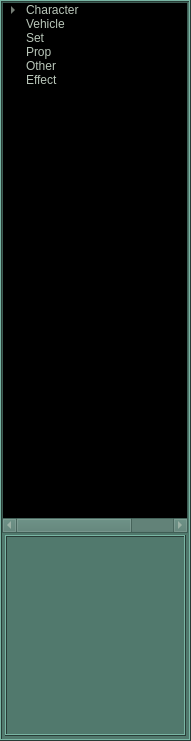
    <widget class="QFrame" name="frame_9">
     <property name="geometry">
      <rect>
       <x>5</x>
       <y>5</y>
       <width>191</width>
       <height>741</height>
      </rect>
     </property>
     <property name="palette">
      <palette>
       <active>
        <colorrole role="WindowText">
         <brush brushstyle="SolidPattern">
          <color alpha="255">
           <red>185</red>
           <green>198</green>
           <blue>185</blue>
          </color>
         </brush>
        </colorrole>
        <colorrole role="Button">
         <brush brushstyle="SolidPattern">
          <color alpha="255">
           <red>81</red>
           <green>121</green>
           <blue>109</blue>
          </color>
         </brush>
        </colorrole>
        <colorrole role="Light">
         <brush brushstyle="SolidPattern">
          <color alpha="255">
           <red>121</red>
           <green>182</green>
           <blue>164</blue>
          </color>
         </brush>
        </colorrole>
        <colorrole role="Midlight">
         <brush brushstyle="SolidPattern">
          <color alpha="255">
           <red>101</red>
           <green>151</green>
           <blue>136</blue>
          </color>
         </brush>
        </colorrole>
        <colorrole role="Dark">
         <brush brushstyle="SolidPattern">
          <color alpha="255">
           <red>40</red>
           <green>60</green>
           <blue>54</blue>
          </color>
         </brush>
        </colorrole>
        <colorrole role="Mid">
         <brush brushstyle="SolidPattern">
          <color alpha="255">
           <red>54</red>
           <green>80</green>
           <blue>72</blue>
          </color>
         </brush>
        </colorrole>
        <colorrole role="Text">
         <brush brushstyle="SolidPattern">
          <color alpha="255">
           <red>185</red>
           <green>198</green>
           <blue>185</blue>
          </color>
         </brush>
        </colorrole>
        <colorrole role="BrightText">
         <brush brushstyle="SolidPattern">
          <color alpha="255">
           <red>255</red>
           <green>255</green>
           <blue>255</blue>
          </color>
         </brush>
        </colorrole>
        <colorrole role="ButtonText">
         <brush brushstyle="SolidPattern">
          <color alpha="255">
           <red>255</red>
           <green>255</green>
           <blue>255</blue>
          </color>
         </brush>
        </colorrole>
        <colorrole role="Base">
         <brush brushstyle="SolidPattern">
          <color alpha="255">
           <red>0</red>
           <green>0</green>
           <blue>0</blue>
          </color>
         </brush>
        </colorrole>
        <colorrole role="Window">
         <brush brushstyle="SolidPattern">
          <color alpha="255">
           <red>81</red>
           <green>121</green>
           <blue>109</blue>
          </color>
         </brush>
        </colorrole>
        <colorrole role="Shadow">
         <brush brushstyle="SolidPattern">
          <color alpha="255">
           <red>0</red>
           <green>0</green>
           <blue>0</blue>
          </color>
         </brush>
        </colorrole>
        <colorrole role="AlternateBase">
         <brush brushstyle="SolidPattern">
          <color alpha="255">
           <red>40</red>
           <green>60</green>
           <blue>54</blue>
          </color>
         </brush>
        </colorrole>
        <colorrole role="ToolTipBase">
         <brush brushstyle="SolidPattern">
          <color alpha="255">
           <red>255</red>
           <green>255</green>
           <blue>220</blue>
          </color>
         </brush>
        </colorrole>
        <colorrole role="ToolTipText">
         <brush brushstyle="SolidPattern">
          <color alpha="255">
           <red>0</red>
           <green>0</green>
           <blue>0</blue>
          </color>
         </brush>
        </colorrole>
       </active>
       <inactive>
        <colorrole role="WindowText">
         <brush brushstyle="SolidPattern">
          <color alpha="255">
           <red>185</red>
           <green>198</green>
           <blue>185</blue>
          </color>
         </brush>
        </colorrole>
        <colorrole role="Button">
         <brush brushstyle="SolidPattern">
          <color alpha="255">
           <red>81</red>
           <green>121</green>
           <blue>109</blue>
          </color>
         </brush>
        </colorrole>
        <colorrole role="Light">
         <brush brushstyle="SolidPattern">
          <color alpha="255">
           <red>121</red>
           <green>182</green>
           <blue>164</blue>
          </color>
         </brush>
        </colorrole>
        <colorrole role="Midlight">
         <brush brushstyle="SolidPattern">
          <color alpha="255">
           <red>101</red>
           <green>151</green>
           <blue>136</blue>
          </color>
         </brush>
        </colorrole>
        <colorrole role="Dark">
         <brush brushstyle="SolidPattern">
          <color alpha="255">
           <red>40</red>
           <green>60</green>
           <blue>54</blue>
          </color>
         </brush>
        </colorrole>
        <colorrole role="Mid">
         <brush brushstyle="SolidPattern">
          <color alpha="255">
           <red>54</red>
           <green>80</green>
           <blue>72</blue>
          </color>
         </brush>
        </colorrole>
        <colorrole role="Text">
         <brush brushstyle="SolidPattern">
          <color alpha="255">
           <red>185</red>
           <green>198</green>
           <blue>185</blue>
          </color>
         </brush>
        </colorrole>
        <colorrole role="BrightText">
         <brush brushstyle="SolidPattern">
          <color alpha="255">
           <red>255</red>
           <green>255</green>
           <blue>255</blue>
          </color>
         </brush>
        </colorrole>
        <colorrole role="ButtonText">
         <brush brushstyle="SolidPattern">
          <color alpha="255">
           <red>255</red>
           <green>255</green>
           <blue>255</blue>
          </color>
         </brush>
        </colorrole>
        <colorrole role="Base">
         <brush brushstyle="SolidPattern">
          <color alpha="255">
           <red>0</red>
           <green>0</green>
           <blue>0</blue>
          </color>
         </brush>
        </colorrole>
        <colorrole role="Window">
         <brush brushstyle="SolidPattern">
          <color alpha="255">
           <red>81</red>
           <green>121</green>
           <blue>109</blue>
          </color>
         </brush>
        </colorrole>
        <colorrole role="Shadow">
         <brush brushstyle="SolidPattern">
          <color alpha="255">
           <red>0</red>
           <green>0</green>
           <blue>0</blue>
          </color>
         </brush>
        </colorrole>
        <colorrole role="AlternateBase">
         <brush brushstyle="SolidPattern">
          <color alpha="255">
           <red>40</red>
           <green>60</green>
           <blue>54</blue>
          </color>
         </brush>
        </colorrole>
        <colorrole role="ToolTipBase">
         <brush brushstyle="SolidPattern">
          <color alpha="255">
           <red>255</red>
           <green>255</green>
           <blue>220</blue>
          </color>
         </brush>
        </colorrole>
        <colorrole role="ToolTipText">
         <brush brushstyle="SolidPattern">
          <color alpha="255">
           <red>0</red>
           <green>0</green>
           <blue>0</blue>
          </color>
         </brush>
        </colorrole>
       </inactive>
       <disabled>
        <colorrole role="WindowText">
         <brush brushstyle="SolidPattern">
          <color alpha="255">
           <red>40</red>
           <green>60</green>
           <blue>54</blue>
          </color>
         </brush>
        </colorrole>
        <colorrole role="Button">
         <brush brushstyle="SolidPattern">
          <color alpha="255">
           <red>81</red>
           <green>121</green>
           <blue>109</blue>
          </color>
         </brush>
        </colorrole>
        <colorrole role="Light">
         <brush brushstyle="SolidPattern">
          <color alpha="255">
           <red>121</red>
           <green>182</green>
           <blue>164</blue>
          </color>
         </brush>
        </colorrole>
        <colorrole role="Midlight">
         <brush brushstyle="SolidPattern">
          <color alpha="255">
           <red>101</red>
           <green>151</green>
           <blue>136</blue>
          </color>
         </brush>
        </colorrole>
        <colorrole role="Dark">
         <brush brushstyle="SolidPattern">
          <color alpha="255">
           <red>40</red>
           <green>60</green>
           <blue>54</blue>
          </color>
         </brush>
        </colorrole>
        <colorrole role="Mid">
         <brush brushstyle="SolidPattern">
          <color alpha="255">
           <red>54</red>
           <green>80</green>
           <blue>72</blue>
          </color>
         </brush>
        </colorrole>
        <colorrole role="Text">
         <brush brushstyle="SolidPattern">
          <color alpha="255">
           <red>40</red>
           <green>60</green>
           <blue>54</blue>
          </color>
         </brush>
        </colorrole>
        <colorrole role="BrightText">
         <brush brushstyle="SolidPattern">
          <color alpha="255">
           <red>255</red>
           <green>255</green>
           <blue>255</blue>
          </color>
         </brush>
        </colorrole>
        <colorrole role="ButtonText">
         <brush brushstyle="SolidPattern">
          <color alpha="255">
           <red>40</red>
           <green>60</green>
           <blue>54</blue>
          </color>
         </brush>
        </colorrole>
        <colorrole role="Base">
         <brush brushstyle="SolidPattern">
          <color alpha="255">
           <red>81</red>
           <green>121</green>
           <blue>109</blue>
          </color>
         </brush>
        </colorrole>
        <colorrole role="Window">
         <brush brushstyle="SolidPattern">
          <color alpha="255">
           <red>81</red>
           <green>121</green>
           <blue>109</blue>
          </color>
         </brush>
        </colorrole>
        <colorrole role="Shadow">
         <brush brushstyle="SolidPattern">
          <color alpha="255">
           <red>0</red>
           <green>0</green>
           <blue>0</blue>
          </color>
         </brush>
        </colorrole>
        <colorrole role="AlternateBase">
         <brush brushstyle="SolidPattern">
          <color alpha="255">
           <red>81</red>
           <green>121</green>
           <blue>109</blue>
          </color>
         </brush>
        </colorrole>
        <colorrole role="ToolTipBase">
         <brush brushstyle="SolidPattern">
          <color alpha="255">
           <red>255</red>
           <green>255</green>
           <blue>220</blue>
          </color>
         </brush>
        </colorrole>
        <colorrole role="ToolTipText">
         <brush brushstyle="SolidPattern">
          <color alpha="255">
           <red>0</red>
           <green>0</green>
           <blue>0</blue>
          </color>
         </brush>
        </colorrole>
       </disabled>
      </palette>
     </property>
     <property name="frameShape">
      <enum>QFrame::Box</enum>
     </property>
     <property name="frameShadow">
      <enum>QFrame::Raised</enum>
     </property>
     <property name="lineWidth">
      <number>1</number>
     </property>
     <property name="midLineWidth">
      <number>0</number>
     </property>
     <widget class="QTreeWidget" name="treeWidget_sceneAssembleTree">
      <property name="geometry">
       <rect>
        <x>2</x>
        <y>2</y>
        <width>186</width>
        <height>531</height>
       </rect>
      </property>
      <property name="dragEnabled">
       <bool>true</bool>
      </property>
      <property name="dragDropOverwriteMode">
       <bool>true</bool>
      </property>
      <property name="dragDropMode">
       <enum>QAbstractItemView::InternalMove</enum>
      </property>
      <property name="defaultDropAction">
       <enum>Qt::LinkAction</enum>
      </property>
      <property name="columnCount">
       <number>2</number>
      </property>
      <attribute name="headerVisible">
       <bool>false</bool>
      </attribute>
      <attribute name="headerCascadingSectionResizes">
       <bool>false</bool>
      </attribute>
      <attribute name="headerDefaultSectionSize">
       <number>150</number>
      </attribute>
      <attribute name="headerHighlightSections">
       <bool>false</bool>
      </attribute>
      <attribute name="headerMinimumSectionSize">
       <number>25</number>
      </attribute>
      <column>
       <property name="text">
        <string>assetName</string>
       </property>
      </column>
      <column>
       <property name="text">
        <string>assetProcess</string>
       </property>
      </column>
      <item>
       <property name="text">
        <string>Character</string>
       </property>
       <property name="text">
        <string/>
       </property>
       <property name="flags">
        <set>ItemIsSelectable|ItemIsDropEnabled|ItemIsUserCheckable|ItemIsEnabled</set>
       </property>
       <item>
        <property name="text">
         <string>anna</string>
        </property>
        <property name="text">
         <string>model</string>
        </property>
       </item>
       <item>
        <property name="text">
         <string>tiger</string>
        </property>
        <property name="text">
         <string/>
        </property>
       </item>
       <item>
        <property name="text">
         <string>joey</string>
        </property>
        <property name="text">
         <string/>
        </property>
       </item>
      </item>
      <item>
       <property name="text">
        <string>Vehicle</string>
       </property>
       <property name="text">
        <string/>
       </property>
       <property name="flags">
        <set>ItemIsSelectable|ItemIsDropEnabled|ItemIsUserCheckable|ItemIsEnabled</set>
       </property>
      </item>
      <item>
       <property name="text">
        <string>Set</string>
       </property>
       <property name="text">
        <string/>
       </property>
       <property name="flags">
        <set>ItemIsSelectable|ItemIsDropEnabled|ItemIsUserCheckable|ItemIsEnabled</set>
       </property>
      </item>
      <item>
       <property name="text">
        <string>Prop</string>
       </property>
       <property name="text">
        <string/>
       </property>
       <property name="flags">
        <set>ItemIsSelectable|ItemIsDropEnabled|ItemIsUserCheckable|ItemIsEnabled</set>
       </property>
      </item>
      <item>
       <property name="text">
        <string>Other</string>
       </property>
       <property name="text">
        <string/>
       </property>
       <property name="flags">
        <set>ItemIsSelectable|ItemIsDropEnabled|ItemIsUserCheckable|ItemIsEnabled</set>
       </property>
      </item>
      <item>
       <property name="text">
        <string>Effect</string>
       </property>
       <property name="flags">
        <set>ItemIsSelectable|ItemIsDropEnabled|ItemIsUserCheckable|ItemIsEnabled</set>
       </property>
      </item>
     </widget>
     <widget class="QFrame" name="frame_7">
      <property name="geometry">
       <rect>
        <x>5</x>
        <y>535</y>
        <width>181</width>
        <height>201</height>
       </rect>
      </property>
      <property name="palette">
       <palette>
        <active>
         <colorrole role="WindowText">
          <brush brushstyle="SolidPattern">
           <color alpha="255">
            <red>185</red>
            <green>198</green>
            <blue>185</blue>
           </color>
          </brush>
         </colorrole>
         <colorrole role="Button">
          <brush brushstyle="SolidPattern">
           <color alpha="255">
            <red>81</red>
            <green>121</green>
            <blue>109</blue>
           </color>
          </brush>
         </colorrole>
         <colorrole role="Light">
          <brush brushstyle="SolidPattern">
           <color alpha="255">
            <red>121</red>
            <green>182</green>
            <blue>164</blue>
           </color>
          </brush>
         </colorrole>
         <colorrole role="Midlight">
          <brush brushstyle="SolidPattern">
           <color alpha="255">
            <red>101</red>
            <green>151</green>
            <blue>136</blue>
           </color>
          </brush>
         </colorrole>
         <colorrole role="Dark">
          <brush brushstyle="SolidPattern">
           <color alpha="255">
            <red>40</red>
            <green>60</green>
            <blue>54</blue>
           </color>
          </brush>
         </colorrole>
         <colorrole role="Mid">
          <brush brushstyle="SolidPattern">
           <color alpha="255">
            <red>54</red>
            <green>80</green>
            <blue>72</blue>
           </color>
          </brush>
         </colorrole>
         <colorrole role="Text">
          <brush brushstyle="SolidPattern">
           <color alpha="255">
            <red>185</red>
            <green>198</green>
            <blue>185</blue>
           </color>
          </brush>
         </colorrole>
         <colorrole role="BrightText">
          <brush brushstyle="SolidPattern">
           <color alpha="255">
            <red>255</red>
            <green>255</green>
            <blue>255</blue>
           </color>
          </brush>
         </colorrole>
         <colorrole role="ButtonText">
          <brush brushstyle="SolidPattern">
           <color alpha="255">
            <red>255</red>
            <green>255</green>
            <blue>255</blue>
           </color>
          </brush>
         </colorrole>
         <colorrole role="Base">
          <brush brushstyle="SolidPattern">
           <color alpha="255">
            <red>0</red>
            <green>0</green>
            <blue>0</blue>
           </color>
          </brush>
         </colorrole>
         <colorrole role="Window">
          <brush brushstyle="SolidPattern">
           <color alpha="255">
            <red>81</red>
            <green>121</green>
            <blue>109</blue>
           </color>
          </brush>
         </colorrole>
         <colorrole role="Shadow">
          <brush brushstyle="SolidPattern">
           <color alpha="255">
            <red>0</red>
            <green>0</green>
            <blue>0</blue>
           </color>
          </brush>
         </colorrole>
         <colorrole role="AlternateBase">
          <brush brushstyle="SolidPattern">
           <color alpha="255">
            <red>40</red>
            <green>60</green>
            <blue>54</blue>
           </color>
          </brush>
         </colorrole>
         <colorrole role="ToolTipBase">
          <brush brushstyle="SolidPattern">
           <color alpha="255">
            <red>255</red>
            <green>255</green>
            <blue>220</blue>
           </color>
          </brush>
         </colorrole>
         <colorrole role="ToolTipText">
          <brush brushstyle="SolidPattern">
           <color alpha="255">
            <red>0</red>
            <green>0</green>
            <blue>0</blue>
           </color>
          </brush>
         </colorrole>
        </active>
        <inactive>
         <colorrole role="WindowText">
          <brush brushstyle="SolidPattern">
           <color alpha="255">
            <red>185</red>
            <green>198</green>
            <blue>185</blue>
           </color>
          </brush>
         </colorrole>
         <colorrole role="Button">
          <brush brushstyle="SolidPattern">
           <color alpha="255">
            <red>81</red>
            <green>121</green>
            <blue>109</blue>
           </color>
          </brush>
         </colorrole>
         <colorrole role="Light">
          <brush brushstyle="SolidPattern">
           <color alpha="255">
            <red>121</red>
            <green>182</green>
            <blue>164</blue>
           </color>
          </brush>
         </colorrole>
         <colorrole role="Midlight">
          <brush brushstyle="SolidPattern">
           <color alpha="255">
            <red>101</red>
            <green>151</green>
            <blue>136</blue>
           </color>
          </brush>
         </colorrole>
         <colorrole role="Dark">
          <brush brushstyle="SolidPattern">
           <color alpha="255">
            <red>40</red>
            <green>60</green>
            <blue>54</blue>
           </color>
          </brush>
         </colorrole>
         <colorrole role="Mid">
          <brush brushstyle="SolidPattern">
           <color alpha="255">
            <red>54</red>
            <green>80</green>
            <blue>72</blue>
           </color>
          </brush>
         </colorrole>
         <colorrole role="Text">
          <brush brushstyle="SolidPattern">
           <color alpha="255">
            <red>185</red>
            <green>198</green>
            <blue>185</blue>
           </color>
          </brush>
         </colorrole>
         <colorrole role="BrightText">
          <brush brushstyle="SolidPattern">
           <color alpha="255">
            <red>255</red>
            <green>255</green>
            <blue>255</blue>
           </color>
          </brush>
         </colorrole>
         <colorrole role="ButtonText">
          <brush brushstyle="SolidPattern">
           <color alpha="255">
            <red>255</red>
            <green>255</green>
            <blue>255</blue>
           </color>
          </brush>
         </colorrole>
         <colorrole role="Base">
          <brush brushstyle="SolidPattern">
           <color alpha="255">
            <red>0</red>
            <green>0</green>
            <blue>0</blue>
           </color>
          </brush>
         </colorrole>
         <colorrole role="Window">
          <brush brushstyle="SolidPattern">
           <color alpha="255">
            <red>81</red>
            <green>121</green>
            <blue>109</blue>
           </color>
          </brush>
         </colorrole>
         <colorrole role="Shadow">
          <brush brushstyle="SolidPattern">
           <color alpha="255">
            <red>0</red>
            <green>0</green>
            <blue>0</blue>
           </color>
          </brush>
         </colorrole>
         <colorrole role="AlternateBase">
          <brush brushstyle="SolidPattern">
           <color alpha="255">
            <red>40</red>
            <green>60</green>
            <blue>54</blue>
           </color>
          </brush>
         </colorrole>
         <colorrole role="ToolTipBase">
          <brush brushstyle="SolidPattern">
           <color alpha="255">
            <red>255</red>
            <green>255</green>
            <blue>220</blue>
           </color>
          </brush>
         </colorrole>
         <colorrole role="ToolTipText">
          <brush brushstyle="SolidPattern">
           <color alpha="255">
            <red>0</red>
            <green>0</green>
            <blue>0</blue>
           </color>
          </brush>
         </colorrole>
        </inactive>
        <disabled>
         <colorrole role="WindowText">
          <brush brushstyle="SolidPattern">
           <color alpha="255">
            <red>40</red>
            <green>60</green>
            <blue>54</blue>
           </color>
          </brush>
         </colorrole>
         <colorrole role="Button">
          <brush brushstyle="SolidPattern">
           <color alpha="255">
            <red>81</red>
            <green>121</green>
            <blue>109</blue>
           </color>
          </brush>
         </colorrole>
         <colorrole role="Light">
          <brush brushstyle="SolidPattern">
           <color alpha="255">
            <red>121</red>
            <green>182</green>
            <blue>164</blue>
           </color>
          </brush>
         </colorrole>
         <colorrole role="Midlight">
          <brush brushstyle="SolidPattern">
           <color alpha="255">
            <red>101</red>
            <green>151</green>
            <blue>136</blue>
           </color>
          </brush>
         </colorrole>
         <colorrole role="Dark">
          <brush brushstyle="SolidPattern">
           <color alpha="255">
            <red>40</red>
            <green>60</green>
            <blue>54</blue>
           </color>
          </brush>
         </colorrole>
         <colorrole role="Mid">
          <brush brushstyle="SolidPattern">
           <color alpha="255">
            <red>54</red>
            <green>80</green>
            <blue>72</blue>
           </color>
          </brush>
         </colorrole>
         <colorrole role="Text">
          <brush brushstyle="SolidPattern">
           <color alpha="255">
            <red>40</red>
            <green>60</green>
            <blue>54</blue>
           </color>
          </brush>
         </colorrole>
         <colorrole role="BrightText">
          <brush brushstyle="SolidPattern">
           <color alpha="255">
            <red>255</red>
            <green>255</green>
            <blue>255</blue>
           </color>
          </brush>
         </colorrole>
         <colorrole role="ButtonText">
          <brush brushstyle="SolidPattern">
           <color alpha="255">
            <red>40</red>
            <green>60</green>
            <blue>54</blue>
           </color>
          </brush>
         </colorrole>
         <colorrole role="Base">
          <brush brushstyle="SolidPattern">
           <color alpha="255">
            <red>81</red>
            <green>121</green>
            <blue>109</blue>
           </color>
          </brush>
         </colorrole>
         <colorrole role="Window">
          <brush brushstyle="SolidPattern">
           <color alpha="255">
            <red>81</red>
            <green>121</green>
            <blue>109</blue>
           </color>
          </brush>
         </colorrole>
         <colorrole role="Shadow">
          <brush brushstyle="SolidPattern">
           <color alpha="255">
            <red>0</red>
            <green>0</green>
            <blue>0</blue>
           </color>
          </brush>
         </colorrole>
         <colorrole role="AlternateBase">
          <brush brushstyle="SolidPattern">
           <color alpha="255">
            <red>81</red>
            <green>121</green>
            <blue>109</blue>
           </color>
          </brush>
         </colorrole>
         <colorrole role="ToolTipBase">
          <brush brushstyle="SolidPattern">
           <color alpha="255">
            <red>255</red>
            <green>255</green>
            <blue>220</blue>
           </color>
          </brush>
         </colorrole>
         <colorrole role="ToolTipText">
          <brush brushstyle="SolidPattern">
           <color alpha="255">
            <red>0</red>
            <green>0</green>
            <blue>0</blue>
           </color>
          </brush>
         </colorrole>
        </disabled>
       </palette>
      </property>
      <property name="frameShape">
       <enum>QFrame::Box</enum>
      </property>
      <property name="frameShadow">
       <enum>QFrame::Raised</enum>
      </property>
      <property name="lineWidth">
       <number>1</number>
      </property>
      <property name="midLineWidth">
       <number>0</number>
      </property>
      <widget class="QLabel" name="label_showImage_2">
       <property name="geometry">
        <rect>
         <x>0</x>
         <y>15</y>
         <width>196</width>
         <height>185</height>
        </rect>
       </property>
       <property name="text">
        <string/>
       </property>
       <property name="pixmap">
        <pixmap>icons/publishToolIcon/picture-01-150.png</pixmap>
       </property>
      </widget>
     </widget>
    </widget>
